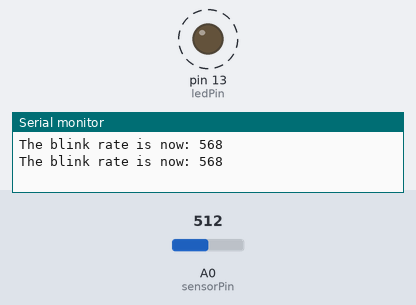
This sketch was run on a simulated Arduino Uno, built with avr-gcc and run on an emulated ATmega328P. On the bench: output pins drawn as LEDs (lit = HIGH), the last lines printed to the serial monitor. Dashed ring = blinking. Inputs (shaded band) come from the test bench; at power-on: A0 (sensorPin) = 512.

Above: at 1.9 s.
2.0 s: A0 (sensorPin) set to 306
At 2.4 s:
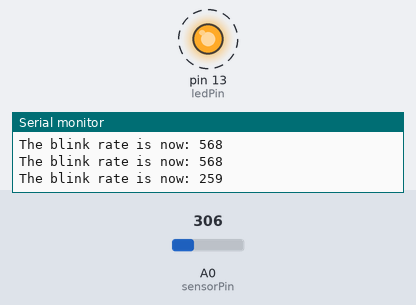
5.5 s: A0 (sensorPin) set to 122
At 5.51 s:
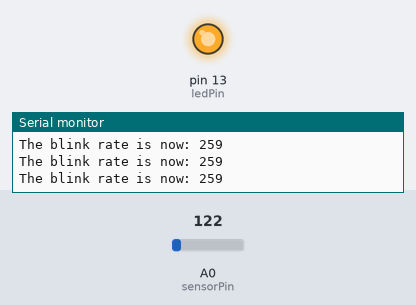
Timing chart, 0 to 15.0 s (numbered marks = the images above; inputs shaded):
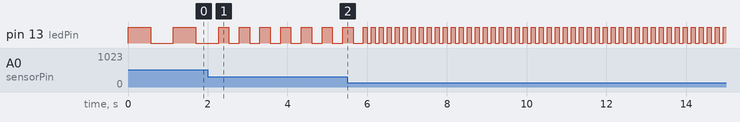

The sketch:

sketch_ldr1.ino
```cpp
const int ledPin = 13;    // LED connected to pin digital pin 13
const int sensorPin = 0;  // LDR sensor to A0

const int minDuration = 100;  // minimum wait between blinks
const int maxDuration = 1000;  // maximum wait between blinks

void setup() {
  // put your setup code here, to run once:
  pinMode(ledPin, OUTPUT); // enable output of the led pin
  Serial.begin(9600);  // initialize Serial console
}

void loop() {
  // put your main code here, to run repeatedly:
  int rate = analogRead(sensorPin);  // read the analog input
  // the next line scales the blink rate between the min and max values
  rate = map(rate, 200, 800, minDuration, maxDuration);  // convert the blink rate
  rate = constrain(rate, minDuration, maxDuration);  // constrain the value
  Serial.print("The blink rate is now: ");
  Serial.println(rate);  // print rate to serial monitor
  digitalWrite(ledPin,HIGH);  // set the LED on
  delay(rate);  // wait duration dependant on the light level
  digitalWrite(ledPin,LOW);  // set the LED off
  delay(rate);
}
```

Measured:
- after the input at 2.0 s, pin 13 (ledPin): alternates HIGH for 0.26 s and LOW for 0.26 s, starting after 0.53 s
- by itself, pin 13 (ledPin): alternates HIGH for 0.57 s and LOW for 0.57 s
